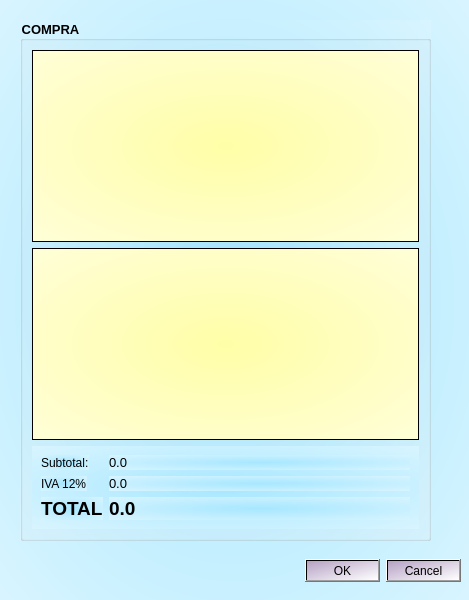
<?xml version="1.0" encoding="UTF-8"?>
<ui version="4.0">
 <class>Compras</class>
 <widget class="QDialog" name="Compras">
  <property name="geometry">
   <rect>
    <x>0</x>
    <y>0</y>
    <width>469</width>
    <height>600</height>
   </rect>
  </property>
  <property name="windowTitle">
   <string>Dialog</string>
  </property>
  <property name="styleSheet">
   <string notr="true">background-color: qradialgradient(spread:pad, cx:0.5, cy:0.5, radius:1.271, fx:0.5, fy:0.5, stop:0 rgba(167, 231, 255, 255), stop:1 rgba(255, 255, 255, 255));</string>
  </property>
  <widget class="QDialogButtonBox" name="cmdOk">
   <property name="geometry">
    <rect>
     <x>240</x>
     <y>550</y>
     <width>221</width>
     <height>41</height>
    </rect>
   </property>
   <property name="styleSheet">
    <string notr="true">background-color: qlineargradient(spread:pad, x1:0, y1:0, x2:1, y2:1, stop:0 rgba(181, 161, 196, 255), stop:1 rgba(255, 255, 255, 255));</string>
   </property>
   <property name="orientation">
    <enum>Qt::Horizontal</enum>
   </property>
   <property name="standardButtons">
    <set>QDialogButtonBox::Cancel|QDialogButtonBox::Ok</set>
   </property>
  </widget>
  <widget class="QGroupBox" name="groupBox">
   <property name="geometry">
    <rect>
     <x>20</x>
     <y>20</y>
     <width>411</width>
     <height>521</height>
    </rect>
   </property>
   <property name="font">
    <font>
     <pointsize>10</pointsize>
     <weight>75</weight>
     <bold>true</bold>
    </font>
   </property>
   <property name="title">
    <string>COMPRA</string>
   </property>
   <layout class="QVBoxLayout" name="verticalLayout">
    <item>
     <widget class="QPlainTextEdit" name="outCompra">
      <property name="minimumSize">
       <size>
        <width>0</width>
        <height>30</height>
       </size>
      </property>
      <property name="font">
       <font>
        <family>Times New Roman</family>
        <weight>50</weight>
        <bold>false</bold>
       </font>
      </property>
      <property name="styleSheet">
       <string notr="true">background-color: qradialgradient(spread:pad, cx:0.5, cy:0.5, radius:1.271, fx:0.5, fy:0.5, stop:0 rgba(255, 254, 167, 255), stop:1 rgba(255, 255, 255, 255));</string>
      </property>
     </widget>
    </item>
    <item>
     <widget class="QPlainTextEdit" name="outProductos">
      <property name="font">
       <font>
        <family>Times New Roman</family>
        <pointsize>9</pointsize>
        <weight>50</weight>
        <bold>false</bold>
       </font>
      </property>
      <property name="styleSheet">
       <string notr="true">background-color: qradialgradient(spread:pad, cx:0.5, cy:0.5, radius:1.271, fx:0.5, fy:0.5, stop:0 rgba(255, 254, 167, 255), stop:1 rgba(255, 255, 255, 255));</string>
      </property>
     </widget>
    </item>
    <item>
     <widget class="QWidget" name="widget" native="true">
      <layout class="QFormLayout" name="formLayout">
       <item row="0" column="0">
        <widget class="QLabel" name="label">
         <property name="text">
          <string>Subtotal:</string>
         </property>
        </widget>
       </item>
       <item row="0" column="1">
        <widget class="QLabel" name="outSubtotal">
         <property name="font">
          <font>
           <pointsize>10</pointsize>
           <weight>50</weight>
           <bold>false</bold>
          </font>
         </property>
         <property name="text">
          <string>0.0</string>
         </property>
        </widget>
       </item>
       <item row="1" column="0">
        <widget class="QLabel" name="label_2">
         <property name="text">
          <string>IVA 12%</string>
         </property>
        </widget>
       </item>
       <item row="1" column="1">
        <widget class="QLabel" name="outIva">
         <property name="font">
          <font>
           <pointsize>10</pointsize>
           <weight>50</weight>
           <bold>false</bold>
          </font>
         </property>
         <property name="text">
          <string>0.0</string>
         </property>
        </widget>
       </item>
       <item row="2" column="0">
        <widget class="QLabel" name="label_3">
         <property name="font">
          <font>
           <pointsize>14</pointsize>
           <weight>75</weight>
           <bold>true</bold>
          </font>
         </property>
         <property name="text">
          <string>TOTAL</string>
         </property>
        </widget>
       </item>
       <item row="2" column="1">
        <widget class="QLabel" name="outTotal">
         <property name="font">
          <font>
           <pointsize>14</pointsize>
           <weight>75</weight>
           <bold>true</bold>
          </font>
         </property>
         <property name="text">
          <string>0.0</string>
         </property>
        </widget>
       </item>
      </layout>
     </widget>
    </item>
   </layout>
  </widget>
 </widget>
 <resources/>
 <connections>
  <connection>
   <sender>cmdOk</sender>
   <signal>accepted()</signal>
   <receiver>Compras</receiver>
   <slot>accept()</slot>
   <hints>
    <hint type="sourcelabel">
     <x>248</x>
     <y>254</y>
    </hint>
    <hint type="destinationlabel">
     <x>157</x>
     <y>274</y>
    </hint>
   </hints>
  </connection>
  <connection>
   <sender>cmdOk</sender>
   <signal>rejected()</signal>
   <receiver>Compras</receiver>
   <slot>reject()</slot>
   <hints>
    <hint type="sourcelabel">
     <x>316</x>
     <y>260</y>
    </hint>
    <hint type="destinationlabel">
     <x>286</x>
     <y>274</y>
    </hint>
   </hints>
  </connection>
 </connections>
</ui>
